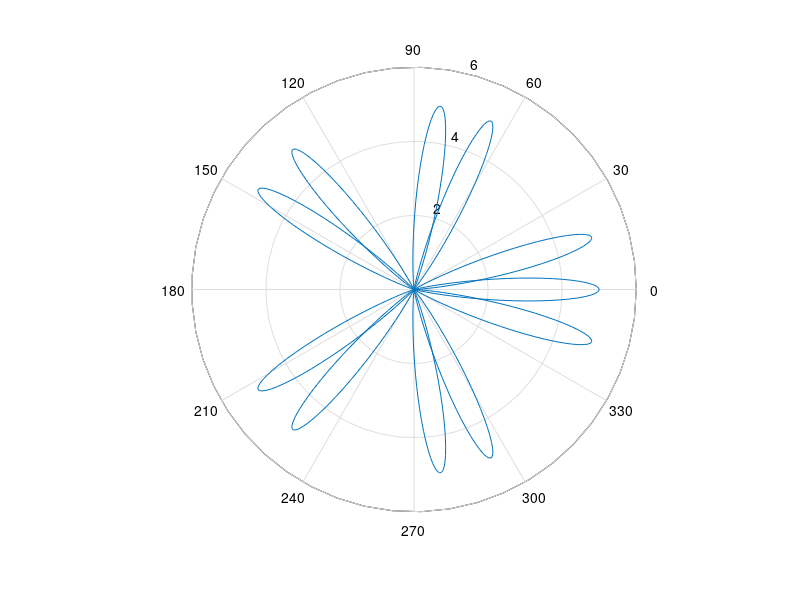

Here is the MATLAB script that generated this plot:
teta = -pi:.01:pi;
rho(1,:) = 2*sin(5*teta).^2;
rho(2,:) = cos(5*teta).^3;
rho(3,:) = sin(teta).^2;
rho(4,:) = 5*cos(5.5*teta).^3;

for i=1:4
    polar(teta,rho(i,:))
    pause(3)
end